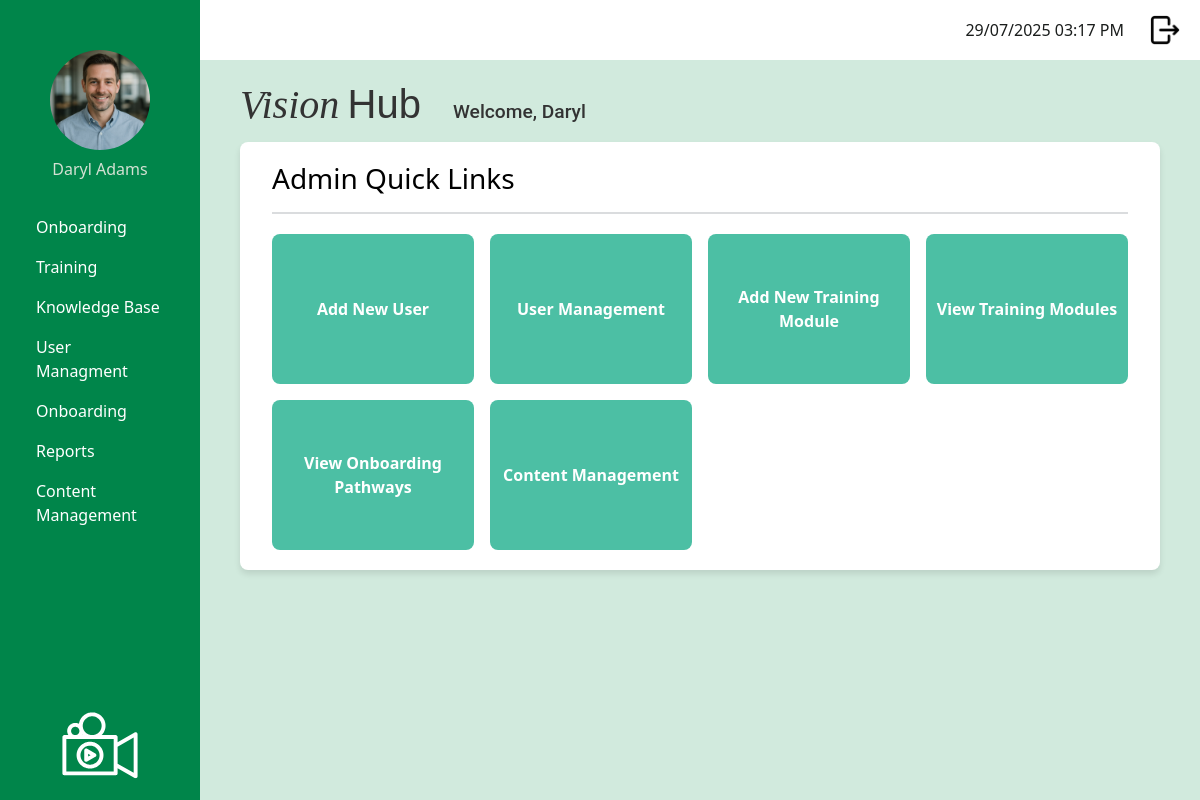
The app's page /admin/dashboard (signed in) with its own data.
### app/models.py (models this page shows, shortened)
class User(UserMixin, db.Model):
    __tablename__ = 'user'
    id: so.Mapped[int] = so.mapped_column(primary_key = True)
    username: so.Mapped[str] = so.mapped_column(
        sa.String(120),
        index = True,
        unique = True
    )
    first_name: so.Mapped[str] = so.mapped_column(
        sa.String(50),
        index = True
    )
    surname: so.Mapped[str] = so.mapped_column(
        sa.String(50),
        index = True
    )
    job_title: so.Mapped[str] = so.mapped_column(
        sa.String(50),
        index = True
    )
    password_hash: so.Mapped[str] = so.mapped_column(
        sa.String(256)
    )
    is_onboarding: so.Mapped[bool] = so.mapped_column(
        default = False   # Default: Not onboarding
    )
    dateStarted: so.Mapped[datetime] = so.mapped_column(
        index=True,
        default = lambda:
            datetime.now(timezone.utc)
    )
    google_email: so.Mapped[Optional[str]] = so.mapped_column(
        sa.String(120),
        unique = True,
        nullable = True
    )
    profile_photo: so.Mapped[Optional[str]] = so.mapped_column(
        sa.String(120),
        nullable = True,
        default = 'profileDefault.png'
    )
    manager_id: so.Mapped[Optional[int]] = so.mapped_column(
        sa.ForeignKey('user.id'),
        nullable = True
    )
    manager: so.Mapped[Optional['User']] = so.relationship(
        'User',
        remote_side=[id],
        back_populates = 'manages'
    )
    manages: so.Mapped[List['User']] = so.relationship(
        'User',
        back_populates = 'manager'
    )
    role_id: so.Mapped[int] = so.mapped_column(
        sa.ForeignKey('role.id')
    )
    role: so.Mapped['Role'] = so.relationship(
        'Role',
        back_populates = 'users'
    )
    department_id: so.Mapped[int] = so.mapped_column(
        sa.ForeignKey('department.id')
    )
    department: so.Mapped['Department'] = so.relationship(
        'Department',
        back_populates = 'users'
    )
    module_progress: so.Mapped[List['UserModuleProgress']] = so.relationship(
        'UserModuleProgress', back_populates = 'user'
    )
    onboarding_path_id: so.Mapped[int] = so.mapped_column(
        sa.ForeignKey('onboarding_path.id'),
        nullable = True
    )
    onboarding_path: so.Mapped['OnboardingPath'] = so.relationship(
        'OnboardingPath'
    )

### app/admin/routes.py (the view)
@app.route('/admin/dashboard')
@login_required
def admin_dashboard():
    if current_user.role.role_name!= "admin":
        return redirect(url_for('logout'))
    return render_template(
        'admin/dashboard.html',
        title='Admin Dashboard',
    )

### app/models.py (called while the page is built)
@login.user_loader
def load_user(id):
    return db.session.get(User, int(id))

### app/templates/admin/dashboard.html
{% extends "base.html" %}
{% block content %}
<div class="container">
    <div class="admin-header">
        <h3 class="mb-3">Admin Quick Links</h3>
        <hr class="border border-secondary">
    </div>
    <div class="admin-quick-links">
        <a href="{{ url_for('register_user') }}" class="quick-link-btn">Add New User</a>
        <a href="{{ url_for('manage_users') }}" class="quick-link-btn">User Management</a>
        <a href="{{ url_for('create_training_module') }}" class="quick-link-btn">Add New Training Module</a>
        <a href="{{ url_for('manage_training_modules') }}" class="quick-link-btn">View Training Modules</a>
        <a href="#" class="quick-link-btn">View Onboarding Pathways</a>
        <a href="{{ url_for('manage_users') }}" class="quick-link-btn">Content Management</a>
    </div>
</div>
{% endblock %}
{% block specific_heading %}
  <h3 class="welcome-text">Welcome, {{ current_user.first_name|title }}</h3>
{% endblock %}

### app/templates/base.html (shortened to what this page needs)
<!doctype html>
<html>
    <head>
            <link
            href="{{ url_for('static', filename='css/bootstrap.min.css') }}"
            rel="stylesheet"/>
            <link href="{{ url_for('static', filename='css/stylesheet.css') }}" rel="stylesheet"/>
        </head>
    <body>
         <div class="sidebar">
            <div class="profile-container">
                <form id="photoForm"
                    action="{{ url_for('update_profile_photo') }}"
                    method="POST"
                    enctype="multipart/form-data"
                    style="display:inline;">
                <img src="{{ url_for('static',
                                    filename='images/profilePhoto/'
                                        ~ (current_user.profile_photo or 'profileDefault.png')) }}"
                    id="profilePicture"
                    class="profilePicture"
                    alt="Click to change photo"
                    style="cursor:pointer; width:100px; height:100px;
                            object-fit:cover; border-radius:50%;">
                </form>
                <h5 class="profile-photo-text">{{ current_user.first_name|title }} {{ current_user.surname|title }}</h5>
            </div>
            <nav class="nav flex-column sideNavLink-container">
                {% if current_user.role.role_name == 'admin' %}
                    <a class="nav-link" href="#">Onboarding</a>
                    <a class="nav-link" href="{{ url_for('manage_training_modules') }}">Training</a>
                    <a class="nav-link" href="#">Knowledge Base</a>
                    <a class="nav-link" href="{{ url_for('manage_users') }}">User Managment</a>
                    <a class="nav-link" href="#">Onboarding</a>
                    <a class="nav-link" href="#">Reports</a>
                    <a class="nav-link" href="#">Content Management</a>
                    {% elif current_user.role.role_name == 'manager' %}
                    <a class="nav-link" href="#">Onboarding</a>
                    <a class="nav-link" href="#">Training</a>
                    <a class="nav-link" href="#">Reports</a>
                    {% elif current_user.role.role_name == 'staff' %}
                    <a class="nav-link" href="#">Onboarding</a>
                    <a class="nav-link" href="{{ url_for('training_dashboard') }}">Training</a>
                {% endif %}
            </nav>
            <img src="{{ url_for('static', filename='images/logoImageWhite.svg') }}" class="sidebarLogo">
        </div>
         <div class="top-bar">
            <div class="d-flex align-items-center">
                <span class="me-3" id="clock"></span>
                <a href="{{ url_for('logout') }}" class="logout-link">
                    <img src="{{ url_for('static', filename='images/logout.png') }}" class="logout-image">
                </a>
            </div>
        </div>
        <div class="logo-name-container">
            <h2 class="logo-text">
                <span class="logo-vision">Vision</span>
                <span class="logo-hub">Hub</span>
            </h2>
            {% block specific_heading %}{% endblock %}
        </div>
        <div class="content">
            {% block content %}
            {% endblock %}
        </div>
    </body>
</html>

### app/static/css/stylesheet.css (style rules this page uses)
body { color: #000000; background-color: #d1eadd ; }
.logo-name-container { display: flex; align-items: baseline; margin-left: 240px; margin-top: 20px; margin-bottom: 5px; gap: 2rem; color: #333; }
.logo-vision { font-family: 'Playfair Display', serif; font-weight: 450; font-style: italic; font-size: 2.5rem; }
.logo-hub { font-family: 'Montserrat', sans-serif; font-weight: 200; font-size: 2.5rem; margin-left: 0; }
.welcome-text { font-family: 'Roboto', sans-serif; font-size: 1.2rem; margin: 0; }
.sidebar { background-color: #00854a; color: white; font-size: 1rem; font-weight: 400; height: 100vh; position: fixed; width: 200px; padding: 20px; display: flex; flex-direction: column; justify-content: space-between; text-align: left }
.profile-photo-text { font-size: 1rem; font-weight: 200; color: rgb(211, 225, 211); text-align: center; }
.sidebarLogo { max-width: 100%; width: 120px; height: auto; display: block; margin: 0 auto; margin-top: auto; }
.profilePicture { display: block; margin: 30px auto 10px auto; border-radius: 50%; width: 80px; height: 80px; object-fit: cover; }
.sideNavLink-container { margin-top: 20px; }
.nav-link { border-radius: 0.5rem; color: white; }
.top-bar { background-color: white; height: 60px; padding: 10px 20px; margin-left: 200px; display: flex; justify-content: flex-end; align-items: center; }
.logout-image { width: 30px; height: 30px; object-fit: cover; margin-left: 10px; }
#clock { color: #1a1d1c; margin-right: 20px; }
.content { background-color: white; border-radius: 8px; margin-left: 240px; padding: 20px; box-shadow: 0 4px 6px rgba(0, 0, 0, 0.1); max-width: calc(100% - 240px - 40px); }
.admin-quick-links { display: grid; grid-template-columns: repeat(auto-fit, minmax(200px, 1fr)); grid-gap: 1rem; margin-top: 1.25rem; justify-items: center; }
.quick-link-btn { width: 100%; height: 150px; display: flex; justify-content: center; align-items: center; text-align: center; border-radius: 8px; color: white; text-decoration: none; font-weight: bold; background-color: #4cbfa4; }

### records on screen
User: profile_photo (picture), first_name "Daryl", surname "Adams"
